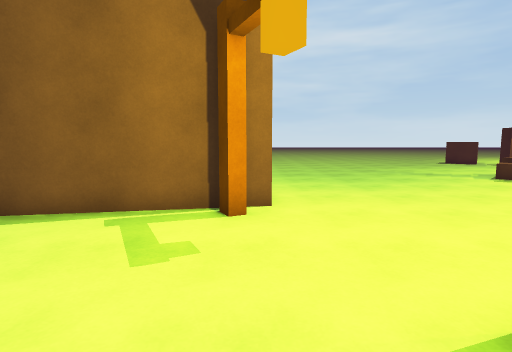
[1] (above)

16 first-person views from a walk through a 3-D level made in the Unity game engine. The camera is 1.4 m above the floor, tilts 6° down and sees 80° across. The floor is counted in squares, 1 m on a side. Each view is taken from the middle of a square. On the plan, view 1 faces up. The plan holds only what a view shows up to about 14 squares ahead; the rest is blank. The place goes on beyond the plan. Some animated figures are not drawn.

[2]
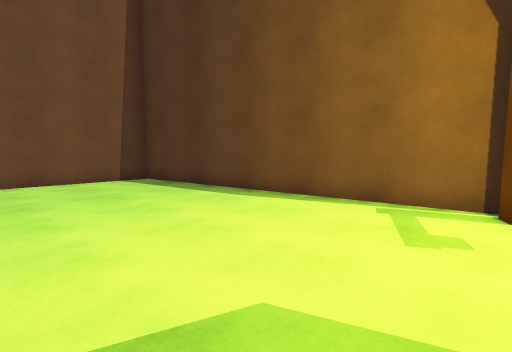

[3]
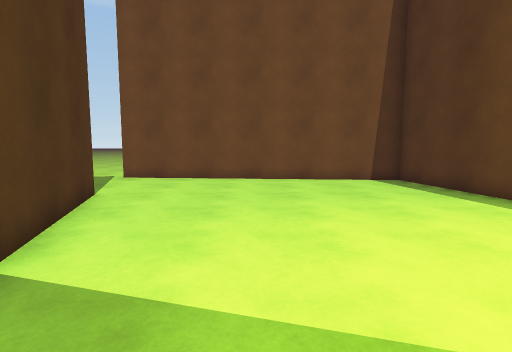

[4]
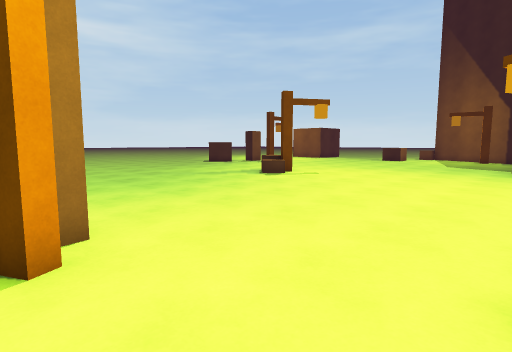

[5]
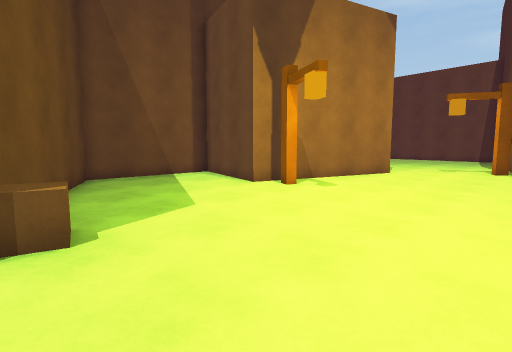

[6]
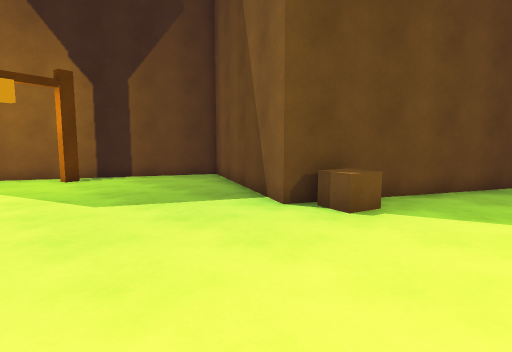

[7]
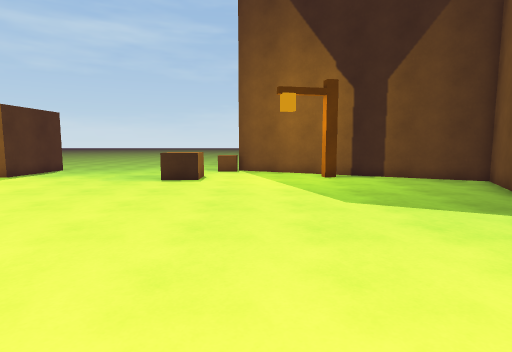

[8]
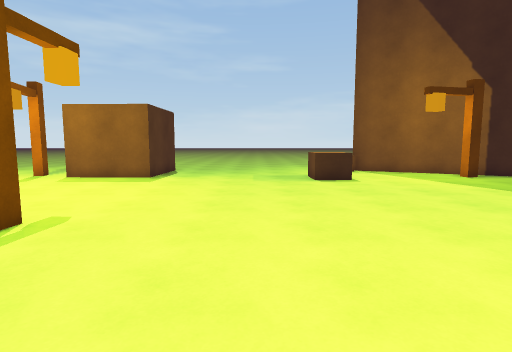

[9]
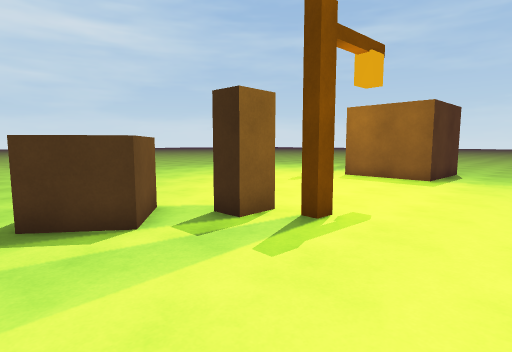

[10]
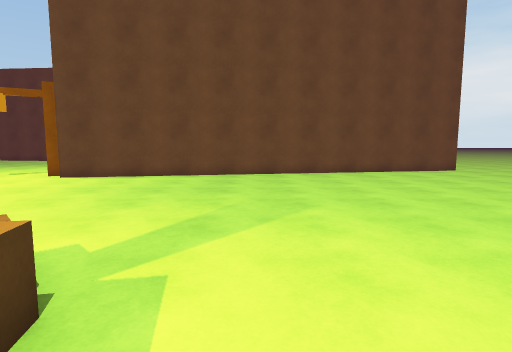

[11]
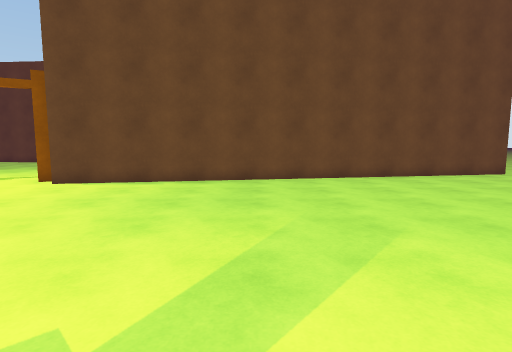

[12]
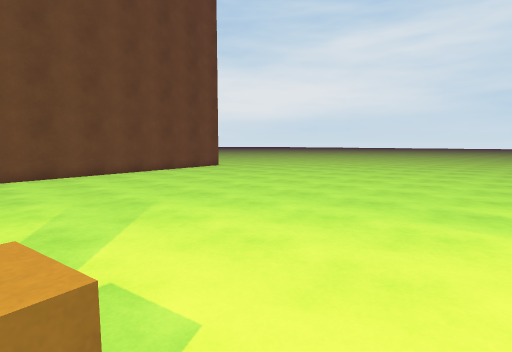

[13]
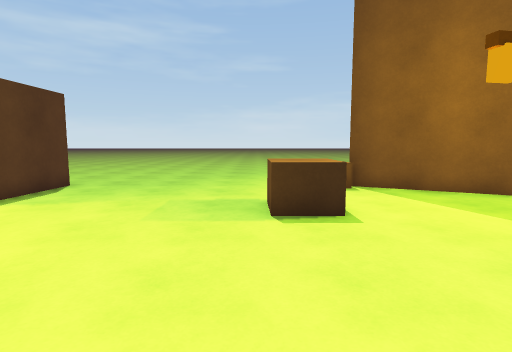

[14]
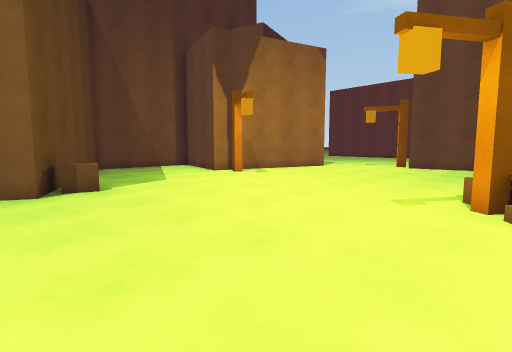

[15]
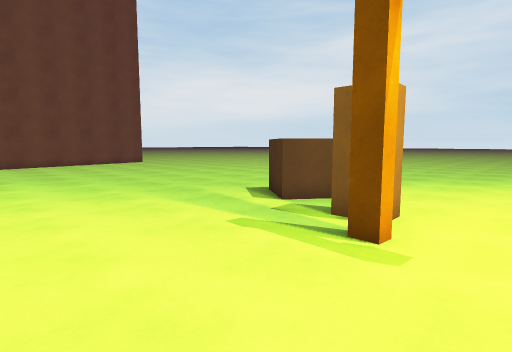

[16]
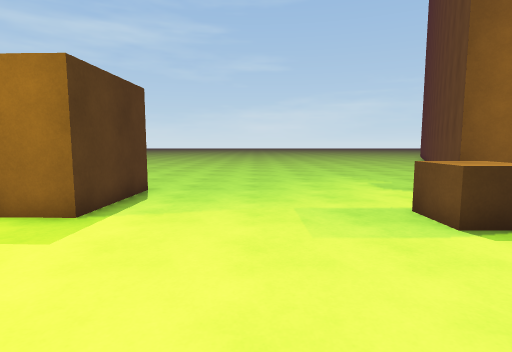

### Floor plan
Points are (right, up) in squares from view 1. A wall is a line through its corners. A room is listed if a view was taken in it or the views show most of it. See-through windows are left out.
Room 1 (views 1, 2, 3, 4, 5, 6, 7, 8, 9, 10, 11, 12, 13, 14, 15, 16)
walls: (18, 20.3) (16.8, 20.3) (16.8, 21.1); (17.9, 21.1) (17.9, 20.6); (3.3, 1.7) (9.1, 0) (8.2, -3.1); (9.9, -4.8) (13.3, -4.9) (17.5, 3.6) (24.4, 0.2) (29, 9.6); (29.6, 9.7) (31.5, 8.7); (-3.1, 25.6) (0.4, 6.8) (-11.8, 4.6) (-12.7, -6.6); (29.3, 19.3) (25.7, 19.4) (25.8, 23); (-8.5, -5.5) (-3.4, -4)
objects: streetlight (-1, 6) to (0, 6); streetlight (8, 1) to (9, 1); streetlight (10, 12) to (12, 13); brown cube (14, 21) to (16, 22); brown cube (16, 2) to (16, 3); streetlight (18, 19); brown cube (25, 11) to (26, 13); streetlight (26, 6); streetlight (26, 24) to (27, 25); brown cube (29, 10) to (29, 11)

Positions as (right, up) in squares from view 1, and headings:
1: (0, 0), facing up
2: (0, -1), facing up-left
3: (0, -1), facing left
4: (-1, 2), facing up-right
5: (17, 8), facing down-left
6: (13, 9), facing down-right
7: (13, 9), facing right
8: (13, 15), facing right
9: (13, 16), facing up-right
10: (13, 15), facing left
11: (11, 14), facing left
12: (13, 13), facing up-left
13: (19, 13), facing right
14: (19, 13), facing down-left
15: (20, 15), facing up-left
16: (20, 16), facing right
